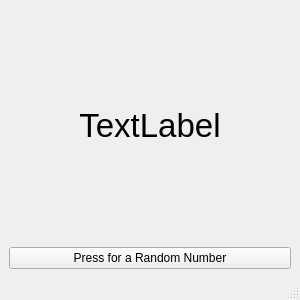
<?xml version="1.0" encoding="UTF-8"?>
<ui version="4.0">
 <class>MainWindow</class>
 <widget class="QMainWindow" name="MainWindow">
  <property name="geometry">
   <rect>
    <x>0</x>
    <y>0</y>
    <width>300</width>
    <height>300</height>
   </rect>
  </property>
  <property name="windowTitle">
   <string>MainWindow</string>
  </property>
  <widget class="QWidget" name="centralwidget">
   <layout class="QVBoxLayout" name="verticalLayout">
    <item>
     <widget class="QLabel" name="lbl">
      <property name="font">
       <font>
        <pointsize>25</pointsize>
       </font>
      </property>
      <property name="text">
       <string>TextLabel</string>
      </property>
      <property name="alignment">
       <set>Qt::AlignCenter</set>
      </property>
     </widget>
    </item>
    <item>
     <widget class="QPushButton" name="btn">
      <property name="text">
       <string>Press for a Random Number</string>
      </property>
     </widget>
    </item>
   </layout>
  </widget>
  <widget class="QMenuBar" name="menubar">
   <property name="geometry">
    <rect>
     <x>0</x>
     <y>0</y>
     <width>300</width>
     <height>43</height>
    </rect>
   </property>
  </widget>
  <widget class="QStatusBar" name="statusbar"/>
 </widget>
 <resources/>
 <connections/>
</ui>
